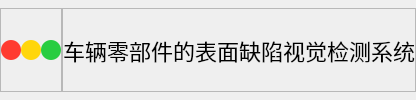
        <widget class="DoubleClickQFrame" name="topbox">
         <property name="styleSheet">
          <string notr="true"/>
         </property>
         <layout class="QHBoxLayout" name="topBox" stretch="1,9">
          <property name="spacing">
           <number>0</number>
          </property>
          <property name="leftMargin">
           <number>0</number>
          </property>
          <property name="topMargin">
           <number>8</number>
          </property>
          <property name="rightMargin">
           <number>0</number>
          </property>
          <property name="bottomMargin">
           <number>8</number>
          </property>
          <item>
           <widget class="QFrame" name="left_top">
            <property name="maximumSize">
             <size>
              <width>150</width>
              <height>16777215</height>
             </size>
            </property>
            <property name="styleSheet">
             <string notr="true">/* QFrame#left_top{
	border: 1px solid red;
} */
QPushButton#closeButton {
    background-color: rgb(255, 59, 48); /* 红色 */
    border: none;
    border-radius: 10px; /* 使按钮圆形 */
    min-width: 20px;
    max-width: 20px;
    min-height: 20px;
    max-height: 20px;
}

QPushButton#maximizeButton {
    background-color: rgb(40, 205, 65); /* 黄色 */
    border: none;
    border-radius: 10px; /* 使按钮圆形 */
    min-width: 20px;
    max-width: 20px;
    min-height: 20px;
    max-height: 20px;
}

QPushButton#minimizeButton {
    background-color: rgb(255, 214, 10); /* 绿色 */
    border: none;
    border-radius: 10px; /* 使按钮圆形 */
    min-width: 20px;
    max-width: 20px;
    min-height: 20px;
    max-height: 20px;
}
</string>
            </property>
            <property name="frameShape">
             <enum>QFrame::Shape::StyledPanel</enum>
            </property>
            <property name="frameShadow">
             <enum>QFrame::Shadow::Raised</enum>
            </property>
            <layout class="QHBoxLayout" name="horizontalLayout_2">
             <property name="spacing">
              <number>0</number>
             </property>
             <property name="leftMargin">
              <number>0</number>
             </property>
             <property name="topMargin">
              <number>0</number>
             </property>
             <property name="rightMargin">
              <number>0</number>
             </property>
             <property name="bottomMargin">
              <number>0</number>
             </property>
             <item>
              <widget class="QPushButton" name="closeButton">
               <property name="styleSheet">
                <string notr="true">QPushButton:hover{
	background-color:rgb(139, 29, 31);
	border-image: url(:/leftbox/images/newsize/close.png);
}
QPushButton:pressed {
	background-color: rgb(232, 59, 35);
}</string>
               </property>
               <property name="text">
                <string/>
               </property>
              </widget>
             </item>
             <item>
              <widget class="QPushButton" name="minimizeButton">
               <property name="styleSheet">
                <string notr="true">QPushButton:hover{
	background-color:rgb(139, 29, 31);
	border-image: url(:/leftbox/images/newsize/min.png);
}
QPushButton:pressed {
	background-color:  rgb(255, 214, 5);
}

</string>
               </property>
               <property name="text">
                <string/>
               </property>
              </widget>
             </item>
             <item>
              <widget class="QPushButton" name="maximizeButton">
               <property name="styleSheet">
                <string notr="true">QPushButton:hover{
	background-color:rgb(139, 29, 31);
	border-image: url(:/leftbox/images/newsize/max.png);
}
QPushButton:pressed {
	background-color: rgb(40, 205, 60);
}</string>
               </property>
               <property name="text">
                <string/>
               </property>
              </widget>
             </item>
            </layout>
           </widget>
          </item>
          <item alignment="Qt::AlignmentFlag::AlignHCenter">
           <widget class="QFrame" name="right_top">
            <property name="layoutDirection">
             <enum>Qt::LayoutDirection::LeftToRight</enum>
            </property>
            <property name="styleSheet">
             <string notr="true">QLabel#title{
    background-color: none;
	font-size: 22px;
	font-family: &quot;Shojumaru&quot;;
	color: black;
}
Spacer{
	border:none;
}</string>
            </property>
            <property name="frameShape">
             <enum>QFrame::Shape::StyledPanel</enum>
            </property>
            <property name="frameShadow">
             <enum>QFrame::Shadow::Raised</enum>
            </property>
            <layout class="QHBoxLayout" name="horizontalLayout">
             <property name="spacing">
              <number>0</number>
             </property>
             <property name="leftMargin">
              <number>0</number>
             </property>
             <property name="topMargin">
              <number>0</number>
             </property>
             <property name="rightMargin">
              <number>0</number>
             </property>
             <property name="bottomMargin">
              <number>0</number>
             </property>
             <item alignment="Qt::AlignmentFlag::AlignHCenter">
              <widget class="QLabel" name="title">
               <property name="styleSheet">
                <string notr="true">font: 20pt &quot;方正粗黑宋简体&quot;;</string>
               </property>
               <property name="text">
                <string>车辆零部件的表面缺陷视觉检测系统</string>
               </property>
               <property name="alignment">
                <set>Qt::AlignmentFlag::AlignCenter</set>
               </property>
               <property name="indent">
                <number>-1</number>
               </property>
              </widget>
             </item>
            </layout>
           </widget>
          </item>
         </layout>
        </widget>
